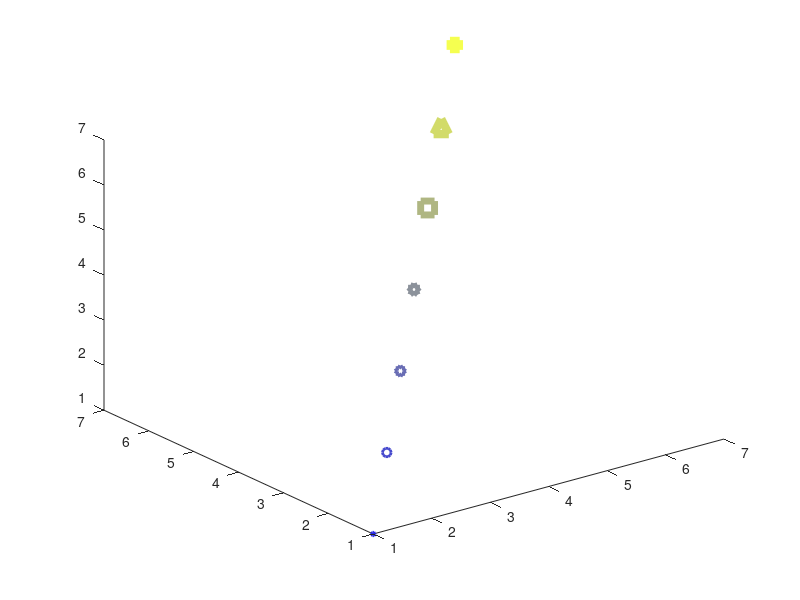

The MATLAB source for this figure:
X = 1:7;

d1 = X;                             %x-coord
d2 = X;                             %y-coord
d3 = X;                             %z-coord
d4 = X*20;                          %Size
d5 = (X*35)/255;                    %Red
d6 = X/7;                           %Green
d7 = (255-(X*25))/255;              %Blue
d8 = ['*','o','h','p','s','^','+']; %Shape
d9 = X;                             %LineWidth
d10 = "time?";
d11 = "pacing?";
% [1 2    3   4 5 6  7           8 9   10] val == space between val & val+1

clf
hold on
for i = 1:length(X)
    scatter3(d1(i), d2(i), d3(i), d4(i), [d5(i), d6(i), d7(i)], d8(i),...
    'LineWidth', d9(i))
end

view(3)


%[---o-----------------] 3
%[-------o-------------] 7
%[---------------o-----] 14
